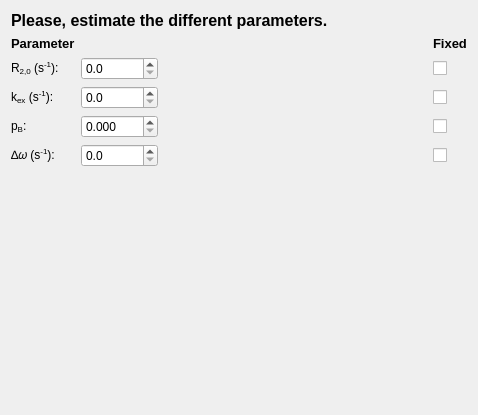
             <widget class="QWidget" name="scrollAreaWidgetContents_8">
              <property name="geometry">
               <rect>
                <x>0</x>
                <y>0</y>
                <width>478</width>
                <height>415</height>
               </rect>
              </property>
              <layout class="QGridLayout" name="gridLayout_38">
               <item row="3" column="0">
                <layout class="QGridLayout" name="gridLayout_39">
                 <item row="5" column="4">
                  <widget class="QCheckBox" name="dw_check">
                   <property name="text">
                    <string/>
                   </property>
                  </widget>
                 </item>
                 <item row="1" column="4">
                  <widget class="QCheckBox" name="r20_check">
                   <property name="text">
                    <string/>
                   </property>
                  </widget>
                 </item>
                 <item row="5" column="0">
                  <widget class="QLabel" name="start_label_4">
                   <property name="text">
                    <string>&lt;html&gt;&lt;head/&gt;&lt;body&gt;&lt;p&gt;∆𝜔 (s&lt;span style=&quot; vertical-align:super;&quot;&gt;-1&lt;/span&gt;):&lt;/p&gt;&lt;/body&gt;&lt;/html&gt;</string>
                   </property>
                  </widget>
                 </item>
                 <item row="0" column="4">
                  <widget class="QLabel" name="label_51">
                   <property name="font">
                    <font>
                     <pointsize>10</pointsize>
                     <weight>75</weight>
                     <bold>true</bold>
                    </font>
                   </property>
                   <property name="text">
                    <string>Fixed</string>
                   </property>
                  </widget>
                 </item>
                 <item row="0" column="0">
                  <widget class="QLabel" name="label_52">
                   <property name="font">
                    <font>
                     <pointsize>10</pointsize>
                     <weight>75</weight>
                     <bold>true</bold>
                    </font>
                   </property>
                   <property name="text">
                    <string>Parameter</string>
                   </property>
                  </widget>
                 </item>
                 <item row="2" column="0">
                  <widget class="QLabel" name="kd_label_4">
                   <property name="text">
                    <string>k&lt;sub&gt;ex&lt;/sub&gt; (s&lt;sup&gt;-1&lt;/sup&gt;):</string>
                   </property>
                  </widget>
                 </item>
                 <item row="3" column="4">
                  <widget class="QCheckBox" name="pb_check">
                   <property name="text">
                    <string/>
                   </property>
                  </widget>
                 </item>
                 <item row="5" column="1">
                  <widget class="QDoubleSpinBox" name="dw">
                   <property name="decimals">
                    <number>1</number>
                   </property>
                   <property name="maximum">
                    <double>4000000.000000000000000</double>
                   </property>
                  </widget>
                 </item>
                 <item row="3" column="1">
                  <widget class="QDoubleSpinBox" name="pb">
                   <property name="decimals">
                    <number>3</number>
                   </property>
                   <property name="maximum">
                    <double>1.000000000000000</double>
                   </property>
                   <property name="singleStep">
                    <double>0.010000000000000</double>
                   </property>
                  </widget>
                 </item>
                 <item row="3" column="0">
                  <widget class="QLabel" name="label_57">
                   <property name="text">
                    <string>p&lt;sub&gt;B&lt;/sub&gt;:</string>
                   </property>
                  </widget>
                 </item>
                 <item row="2" column="4">
                  <widget class="QCheckBox" name="kex_check">
                   <property name="text">
                    <string/>
                   </property>
                  </widget>
                 </item>
                 <item row="1" column="1">
                  <widget class="QDoubleSpinBox" name="r20">
                   <property name="suffix">
                    <string/>
                   </property>
                   <property name="decimals">
                    <number>1</number>
                   </property>
                   <property name="maximum">
                    <double>1000000.000000000000000</double>
                   </property>
                  </widget>
                 </item>
                 <item row="1" column="2">
                  <spacer name="horizontalSpacer_21">
                   <property name="orientation">
                    <enum>Qt::Horizontal</enum>
                   </property>
                   <property name="sizeHint" stdset="0">
                    <size>
                     <width>40</width>
                     <height>20</height>
                    </size>
                   </property>
                  </spacer>
                 </item>
                 <item row="2" column="1">
                  <widget class="QDoubleSpinBox" name="kex">
                   <property name="suffix">
                    <string/>
                   </property>
                   <property name="decimals">
                    <number>1</number>
                   </property>
                   <property name="maximum">
                    <double>1000000.000000000000000</double>
                   </property>
                  </widget>
                 </item>
                 <item row="1" column="0">
                  <widget class="QLabel" name="label_2">
                   <property name="text">
                    <string>R&lt;sub&gt;2,0&lt;/sub&gt; (s&lt;sup&gt;-1&lt;/sup&gt;):</string>
                   </property>
                  </widget>
                 </item>
                </layout>
               </item>
               <item row="0" column="0">
                <widget class="QLabel" name="label_58">
                 <property name="font">
                  <font>
                   <pointsize>12</pointsize>
                   <weight>75</weight>
                   <bold>true</bold>
                  </font>
                 </property>
                 <property name="text">
                  <string>Please, estimate the different parameters.</string>
                 </property>
                </widget>
               </item>
               <item row="4" column="0">
                <spacer name="verticalSpacer_8">
                 <property name="orientation">
                  <enum>Qt::Vertical</enum>
                 </property>
                 <property name="sizeHint" stdset="0">
                  <size>
                   <width>20</width>
                   <height>40</height>
                  </size>
                 </property>
                </spacer>
               </item>
              </layout>
             </widget>
